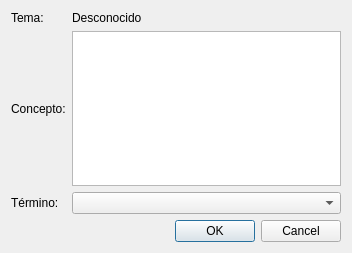
<?xml version="1.0" encoding="UTF-8"?>
<ui version="4.0">
 <class>PreguntaForm</class>
 <widget class="QWidget" name="PreguntaForm">
  <property name="geometry">
   <rect>
    <x>0</x>
    <y>0</y>
    <width>352</width>
    <height>253</height>
   </rect>
  </property>
  <property name="windowTitle">
   <string>Form</string>
  </property>
  <layout class="QGridLayout" name="gridLayout">
   <item row="3" column="1">
    <widget class="QDialogButtonBox" name="buttonBox">
     <property name="standardButtons">
      <set>QDialogButtonBox::Cancel|QDialogButtonBox::Ok</set>
     </property>
    </widget>
   </item>
   <item row="0" column="1">
    <widget class="QLabel" name="lblTema">
     <property name="text">
      <string>Desconocido</string>
     </property>
    </widget>
   </item>
   <item row="2" column="0">
    <widget class="QLabel" name="label_2">
     <property name="text">
      <string>Término:</string>
     </property>
    </widget>
   </item>
   <item row="2" column="1">
    <widget class="QComboBox" name="cmbTerminos"/>
   </item>
   <item row="1" column="0">
    <widget class="QLabel" name="label">
     <property name="text">
      <string>Concepto:</string>
     </property>
    </widget>
   </item>
   <item row="1" column="1">
    <widget class="QTextEdit" name="txtConcepto">
     <property name="readOnly">
      <bool>true</bool>
     </property>
    </widget>
   </item>
   <item row="0" column="0">
    <widget class="QLabel" name="label_3">
     <property name="text">
      <string>Tema:</string>
     </property>
    </widget>
   </item>
  </layout>
 </widget>
 <resources/>
 <connections/>
</ui>
